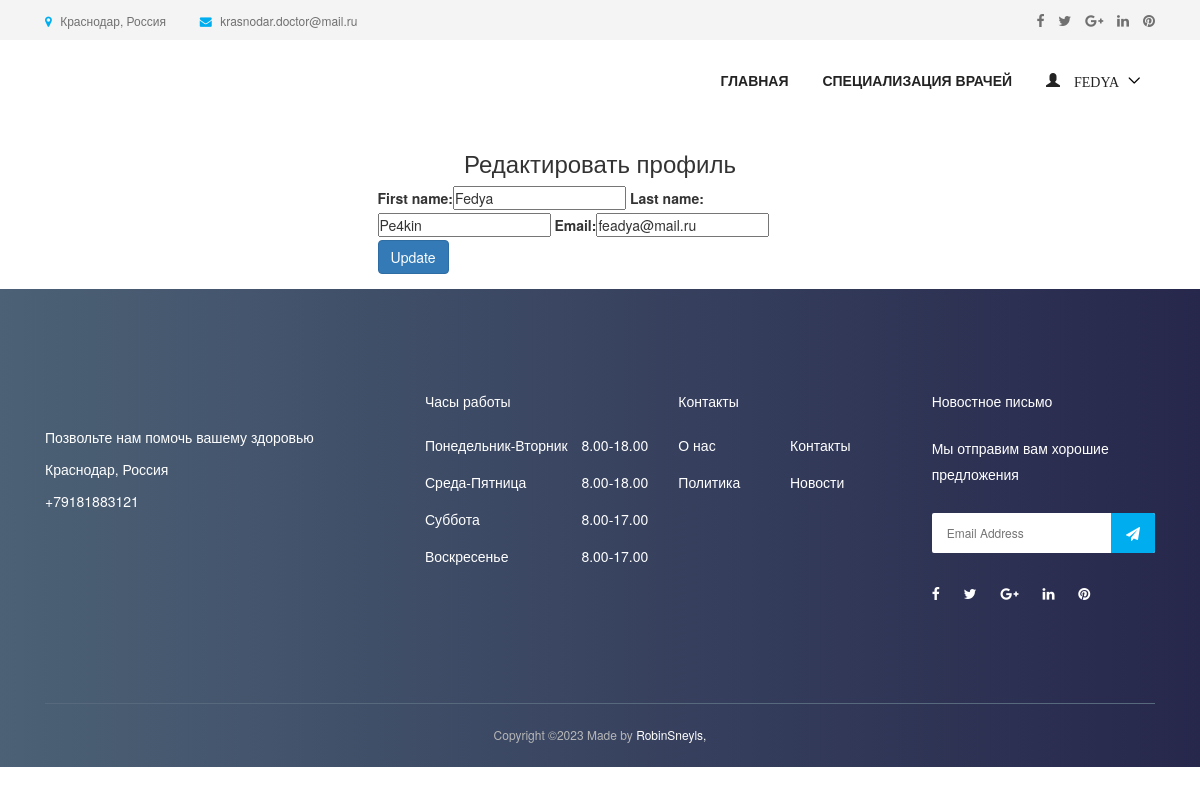
The page /doctor/profile/update/ (signed in) on the database its author committed.
### accounts/models.py (models this page shows, shortened)
class User(AbstractUser):
    username = None
    role = models.CharField(max_length=12, error_messages={
        'required': "Role must be provided"
    })
    gender = models.CharField(max_length=10, blank=True, null=True, default="")
    email = models.EmailField(unique=True, blank=False,
                              error_messages={
                                  'unique': "Пользователь уже существует",
                              })
    phone_number = models.CharField(unique=True, blank=True, null=True, max_length=20,
                                    error_messages={
                                        'unique': "Пользователь с таким номером телефона уже существует"
                                    })
    USERNAME_FIELD = "email"
    REQUIRED_FIELDS = []
    objects = UserManager()

### appointment/views.py (the view)
# urls.py: path('doctor/profile/update/', EditDoctorProfileView.as_view(), name='doctor-profile-update'),
class EditDoctorProfileView(UpdateView):
    model = User
    form_class = DoctorProfileUpdateForm
    context_object_name = 'doctor'
    template_name = 'accounts/doctor/edit-profile.html'
    success_url = reverse_lazy('accounts:doctor-profile-update')
    @method_decorator(login_required(login_url=reverse_lazy('accounts:login')))
    @method_decorator(user_is_doctor)
    def dispatch(self, request, *args, **kwargs):
        return super().dispatch(self.request, *args, **kwargs)
    def get(self, request, *args, **kwargs):
        try:
            self.object = self.get_object()
        except Http404:
            raise Http404("User doesn't exists")
        return self.render_to_response(self.get_context_data())
    def get_object(self, queryset=None):
        obj = self.request.user
        print(obj)
        if obj is None:
            raise Http404("Patient doesn't exists")
        return obj

### accounts/forms.py
class DoctorProfileUpdateForm(forms.ModelForm):
    def __init__(self, *args, **kwargs):
        super(DoctorProfileUpdateForm, self).__init__(*args, **kwargs)
        self.fields['first_name'].widget.attrs.update(
            {
                'placeholder': 'Введите имя',
            }
        )
        self.fields['last_name'].widget.attrs.update(
            {
                'placeholder': 'Введите фамилию',
            }
        )
        self.fields['email'].widget.attrs.update(
            {
                'placeholder': 'Email',
            }
        )
    class Meta:
        model = User
        fields = ["first_name", "last_name", "email"]

### templates/accounts/doctor/edit-profile.html (shortened to what this page needs)
{% extends 'base.html' %}
{% load bootstrap %}
{% block content %}
<div class="container">
<div class="row justify-content-center">
                <div class="col-lg-5 mb-5 mb-lg-0">
                    <center> <h3>Редактировать профиль </h3></center>
                    <form action="" method="POST">{% csrf_token %}
                           {{ form|bootstrap }}
                        <div class="row form-group">
                            <div class="col-md-12">
                                <input type="submit" value="Update" class="btn btn-primary btn-md text-white">
                            </div>
                        </div>
                    </form>
                </div>
            </div>
        </div>
{% endblock %}

### templates/nav.html (shortened to what this page needs)
{% load static %}
<header class="header-area">
    <div class="top-header-area">
        <div class="container h-100">
            <div class="row h-100 align-items-center">
                <div class="col-6 col-md-9 col-lg-8">
                    <div class="top-header-content">
                        <a href="#" data-toggle="tooltip" data-placement="bottom" title="Краснодар, Россия"><i
                                class="fa fa-map-marker"></i> <span>Краснодар, Россия</span></a>
                        <a href="#" data-toggle="tooltip" data-placement="bottom" title="krasnodar.doctor@mail.ru"><i
                                class="fa fa-envelope"></i> <span>krasnodar.doctor@mail.ru</span></a>
                    </div>
                </div>
                <div class="col-6 col-md-3 col-lg-4">
                    <div class="top-header-social-info text-right">
                        <a href="#" data-toggle="tooltip" data-placement="bottom" title="Facebook"><i
                                class="fa fa-facebook"></i></a>
                        <a href="#" data-toggle="tooltip" data-placement="bottom" title="Twitter"><i
                                class="fa fa-twitter"></i></a>
                        <a href="#" data-toggle="tooltip" data-placement="bottom" title="Google Plus"><i
                                class="fa fa-google-plus"></i></a>
                        <a href="#" data-toggle="tooltip" data-placement="bottom" title="Linkedin"><i
                                class="fa fa-linkedin"></i></a>
                        <a href="#" data-toggle="tooltip" data-placement="bottom" title="Pinterest"><i
                                class="fa fa-pinterest"></i></a>
                    </div>
                </div>
            </div>
        </div>
    </div>
    <div class="main-header-area">
        <div class="classy-nav-container breakpoint-off">
            <div class="container">
                <nav class="classy-navbar justify-content-between" id="dentoNav">
                    <div class="classy-menu">
                        <div class="classynav">
                            <ul id="nav">
                                <li><a href="{% url 'appointment:home' %}">Главная</a></li>
                                <li><a href="{% url 'appointment:service' %}">Специализация врачей</a></li>
                                {% if request.user.is_authenticated and request.user.role == 'doctor' %}
                                    <li>
                                        <a href="">
                                            <span class="glyphicon glyphicon-user">
                                                    {{ request.user.first_name }}
                                            </span>
                                        </a>
                                    </li>
                                {% endif %}
                            </ul>
                        </div>
                    </div>
                </nav>
            </div>
        </div>
    </div>
</header>

### static/style.css (style rules this page uses)
* { margin: 0; padding: 0; }
body { font-family: "Montserrat", sans-serif; font-weight: 400; font-size: 14px; }
h1, h2, h3, h4, h5, h6 { font-family: "Montserrat", sans-serif; color: #333333; line-height: 1.4; font-weight: 600; }
a, a:active, a:focus, a:hover { color: #333333; text-decoration: none; -webkit-transition-duration: 500ms; -o-transition-duration: 500ms; transition-duration: 500ms; outline: none; }
li { list-style: none; }
ul { margin: 0; padding: 0; }
ul li { margin: 0; padding: 0; }
.header-area { position: relative; z-index: 599; width: 100%; -webkit-transition-duration: 500ms; -o-transition-duration: 500ms; transition-duration: 500ms; }
.top-header-area { position: relative; z-index: 1; height: 40px; background-color: #f4f4f4; }
.top-header-area .top-header-content a { display: inline-block; font-size: 12px; color: #707070; }
.top-header-area .top-header-content a i { color: #00aeef; margin-right: 5px; }
.top-header-area .top-header-content a:last-child { margin-left: 30px; }
.top-header-area .top-header-social-info a { color: #707070; display: inline-block; font-size: 14px; margin-left: 10px; }
.classy-nav-container { background-color: transparent; }
.classy-nav-container .classy-navbar { height: 90px; padding: 0; }
.classy-nav-container .classy-navbar .classynav ul li a { padding: 0 15px; font-weight: 600; font-size: 14px; text-transform: uppercase; }

### static/css/default-assets/classy-nav.css (style rules this page uses)
body { font-family: "Roboto", sans-serif; }
ul { margin: 0; }
ul li { list-style: none; }
.classy-nav-container { position: relative; z-index: 100; background-color: #ffffff; }
.classy-nav-container * { box-sizing: border-box; }
.classy-nav-container a { -webkit-transition-duration: 500ms; transition-duration: 500ms; text-decoration: none; outline: none; font-size: 14px; font-weight: 400; color: #232323; display: inline-block; }
.justify-content-between { -webkit-box-pack: justify; -ms-flex-pack: justify; justify-content: space-between; }
.justify-content-center { -webkit-box-pack: center; -ms-flex-pack: center; justify-content: center; }
.classy-navbar { width: 100%; height: 70px; padding: 0.5em 2em; display: -webkit-box; display: -ms-flexbox; display: flex; -webkit-box-align: center; -ms-flex-align: center; -ms-grid-row-align: center; align-items: center; }
.classynav ul li { display: inline-block; clear: both; position: inherit; z-index: 10; }
.classynav ul li.cn-dropdown-item { position: relative; z-index: 10; }
.classynav ul li a { padding: 0 12px; display: block; height: 35px; font-size: 14px; line-height: 34px; }
.classynav ul li.megamenu-item>a:after, .classynav ul li.has-down>a:after { font-family: 'classyfonts'; content: "\e900"; font-size: 12px; color: #000000; padding-left: 5px; -webkit-transition-duration: 500ms; transition-duration: 500ms; }
.breakpoint-off .classynav { display: -webkit-box; display: -ms-flexbox; display: flex; -webkit-box-align: center; -ms-flex-align: center; -ms-grid-row-align: center; align-items: center; }

### rows shown on the page
User: user.first_name "FEDYA", first_name "Fedya", last_name "Pe4kin", email "feadya@mail.ru"
